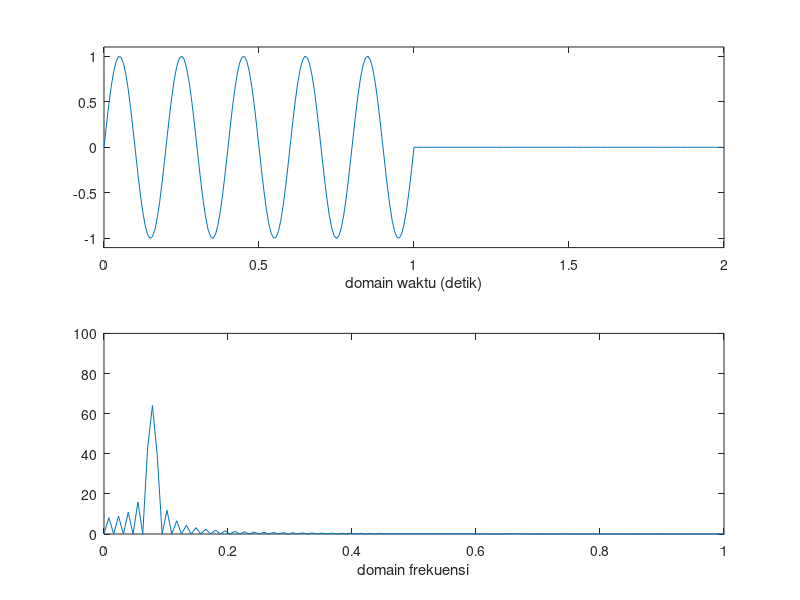

Write MATLAB code to recreate this figure.
clear all
T=128;
zpf=2;
n=0:1/T:(T-1)/T;
fi=5;
xw=[sin(2*pi*n*fi),zeros(1,(zpf-1)*T)];
nn=length(xw);
k=0:nn-1;
subplot(2,1,1);
plot(zpf*k/nn,xw);
axis([0 zpf -1.1 1.1])
xlabel('domain waktu (detik)')
X=fft(xw);
spec=abs(X);
f_X=length(X);
f=0:f_X-1;
subplot(2,1,2);
plot(f/T,spec);
axis([0 T/T 0 100])
xlabel('domain frekuensi')
